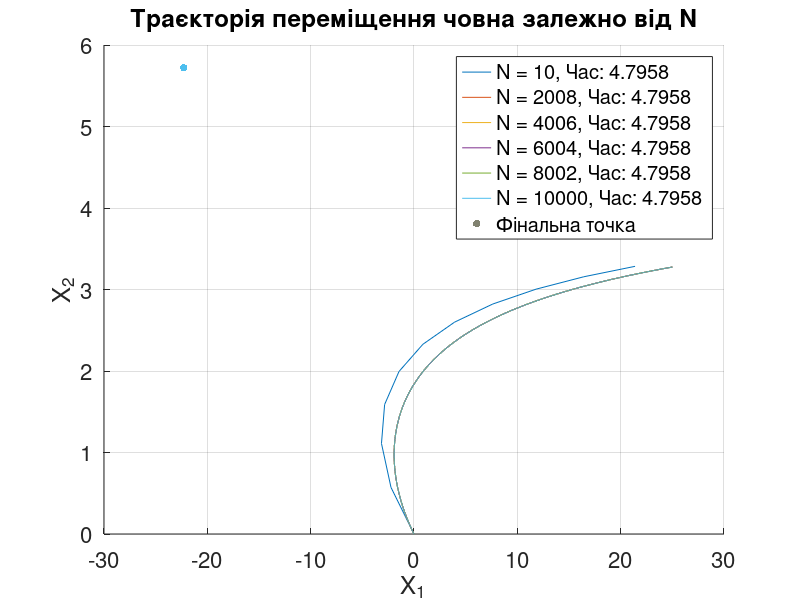

The MATLAB source for this figure:
% вхідні дані
n = 23;
s_0 = sqrt(23);
v = sqrt(23);
l = 23;
fi = pi * 23 / 25;

disp('INPUT DATA');
disp(['n = ', num2str(n)]);
disp(['s_0 = ', num2str(s_0)]);
disp(['v = ', num2str(v)]);
disp(['l = ', num2str(l)]);
disp(['fi = ', num2str(fi)]);



N_N = 6;
N_values = linspace(10, 10000, N_N);  % генерація N

function [u_1, u_2] = calculate_control(x_1, x_2, s_0, v, l, fi, tau)

    % формула для λ
    lambda = sqrt((l*cos(fi) - x_1 - s_0 * x_2 * tau)^2 +
    (l*sin(fi) - x_2)^2) * v * tau - v^2 * tau^2;

    % формули для u1, u2
    u_1 = ((l*cos(fi) - x_1 - s_0 * x_2 * tau) * v * tau) / (lambda + v^2 * tau^2);
    u_2 = ((l*sin(fi) - x_2) * v * tau) / (lambda + v^2 * tau^2);
end

figure;
hold on;

colors = lines(N_N);
final_points = zeros(N_N, 2);

for j = 1:N_N

    N = N_values(j);
    tau = (l / v) / N;

    x_1 = 0;
    x_2 = 0;

    x_1_values = zeros(1, N+1);
    x_2_values = zeros(1, N+1);

    for i = 1:N
        [u_1, u_2] = calculate_control(x_1, x_2, s_0, v, l, fi, tau);

        x_1 = x_1 + (s_0 * x_2 + v * u_1) * tau;
        x_2 = x_2 + v * u_2 * tau;

        x_1_values(i+1) = x_1;
        x_2_values(i+1) = x_2;

    end
    time = l/v;
    plot(x_1_values, x_2_values, 'DisplayName', ['N = ', num2str(N), ', Час: ', num2str(time)], 'Color', colors(j, :));

    final_points(j, :) = [l*cos(fi), l*sin(fi)];
end

xlabel('X_1', 'FontSize', 20);
ylabel('X_2', 'FontSize', 20);
title('Траєкторія переміщення човна залежно від N', 'FontSize', 20);
grid on;
set(gca, 'FontSize', 16);
legend('show');

scatter(final_points(:, 1), final_points(:, 2), 30, colors, 'filled', 'DisplayName', ['Фінальна точка']);
